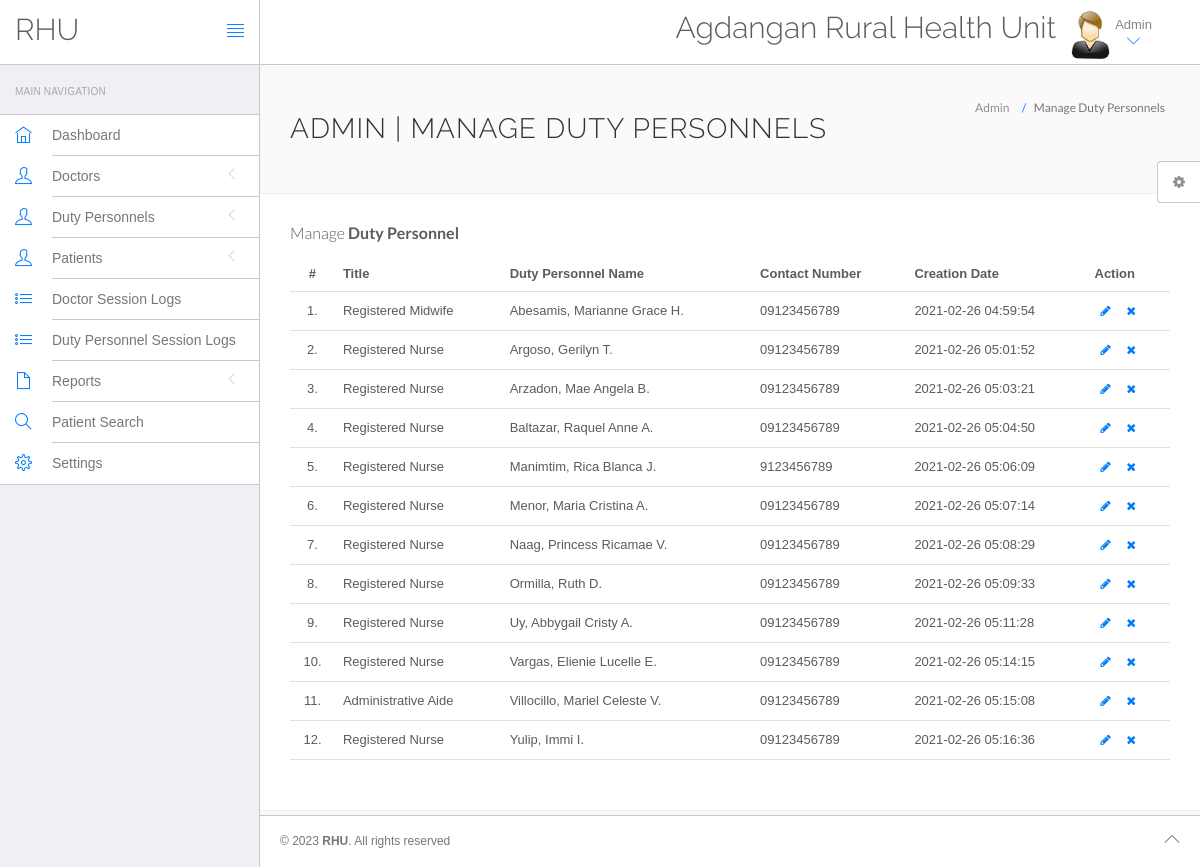
The app's page /admin/manage-dutypersonnel.php (signed in) with its own data.
### tables this page shows
CREATE TABLE `settings` (
  `id` int(11) NOT NULL,
  `HealthCenter` varchar(200) DEFAULT NULL,
  `Address` varchar(200) DEFAULT NULL,
  `ContactNo` varchar(12) DEFAULT NULL,
  `EmailAdd` mediumtext DEFAULT NULL,
  `OpeningHour` varchar(200) DEFAULT NULL,
  `Doctor` mediumtext DEFAULT NULL,
  `About` mediumtext DEFAULT NULL,
  `Map` longtext DEFAULT NULL
);

CREATE TABLE `dutypersonnel` (
  `id` int(11) NOT NULL,
  `adminID` int(10) DEFAULT NULL,
  `specialization` varchar(255) DEFAULT NULL,
  `dutyName` varchar(255) DEFAULT NULL,
  `address` longtext DEFAULT NULL,
  `contactno` varchar(11) DEFAULT NULL,
  `dutyEmail` varchar(255) DEFAULT NULL,
  `password` varchar(255) DEFAULT NULL,
  `creationDate` timestamp NULL DEFAULT current_timestamp(),
  `updationDate` timestamp NULL DEFAULT NULL ON UPDATE current_timestamp()
);

### admin/manage-dutypersonnel.php (the view, shortened to what this page needs)
<?php
include('include/config.php');
?>
<!DOCTYPE html>
<html lang="en">
	<head>
		<link rel="stylesheet" href="vendor/bootstrap/css/bootstrap.min.css">
		<link rel="stylesheet" href="vendor/fontawesome/css/font-awesome.min.css">
		<link rel="stylesheet" href="vendor/themify-icons/themify-icons.min.css">
		<link href="vendor/animate.css/animate.min.css" rel="stylesheet" media="screen">
		<link href="vendor/perfect-scrollbar/perfect-scrollbar.min.css" rel="stylesheet" media="screen">
		<link href="vendor/switchery/switchery.min.css" rel="stylesheet" media="screen">
		<link href="vendor/bootstrap-touchspin/jquery.bootstrap-touchspin.min.css" rel="stylesheet" media="screen">
		<link href="vendor/select2/select2.min.css" rel="stylesheet" media="screen">
		<link href="vendor/bootstrap-datepicker/bootstrap-datepicker3.standalone.min.css" rel="stylesheet" media="screen">
		<link href="vendor/bootstrap-timepicker/bootstrap-timepicker.min.css" rel="stylesheet" media="screen">
		<link rel="stylesheet" href="assets/css/styles.css">
		<link rel="stylesheet" href="assets/css/plugins.css">
		<link rel="stylesheet" href="assets/css/themes/theme-1.css" id="skin_color" />
	</head>
	<body>
		<div id="app">
<?php include('include/sidebar.php');?>
			<div class="app-content">
						<?php include('include/header.php');?>
				<div class="main-content" >
					<div class="wrap-content container" id="container">
						<section id="page-title">
							<div class="row">
								<div class="col-sm-8">
									<h1 class="mainTitle">Admin | Manage Duty Personnels</h1>
																	</div>
								<ol class="breadcrumb">
									<li>
										<span>Admin</span>
									</li>
									<li class="active">
										<span>Manage Duty Personnels</span>
									</li>
								</ol>
							</div>
						</section>
						<div class="container-fluid container-fullw bg-white">
									<div class="row">
								<div class="col-md-12">
									<h5 class="over-title margin-bottom-15">Manage <span class="text-bold">Duty Personnel</span></h5>
									<table class="table table-hover" id="sample-table-1">
										<thead>
											<tr>
												<th class="center">#</th>
												<th>Title</th>
												<th>Duty Personnel Name</th>
												<th>Contact Number </th>
												<th class="hidden-xs">Creation Date </th>
												<th>Action</th>
											</tr>
										</thead>
										<tbody>
<?php
$adminid=$_SESSION['id'];
$sql=mysqli_query($con,"select * from dutypersonnel where adminID='$adminid'");
$cnt=1;
while($row=mysqli_fetch_array($sql))
{
?>
											<tr>
												<td class="center"><?php echo $cnt;?>.</td>
												<td><?php echo $row['specialization'];?></td>
												<td><?php echo $row['dutyName'];?></td>
												<td><?php echo $row['contactno'];?></td>
												<td class="hidden-xs"><?php echo $row['creationDate'];?></td>
												<td >
							<a href="edit-dutypersonnel.php?id=<?php echo $row['id'];?>" class="btn btn-transparent btn-xs" tooltip-placement="top" tooltip="Edit"><i class="fa fa-pencil"></i></a>
	<a href="manage-dutypersonnel.php?id=<?php echo $row['id']?>&del=delete" onClick="return confirm('Are you sure you want to delete?')"class="btn btn-transparent btn-xs tooltips" tooltip-placement="top" tooltip="Remove"><i class="fa fa-times fa fa-white"></i></a>
												</td>
											</tr>
											<?php
$cnt=$cnt+1;
											 }?>
										</tbody>
									</table>
								</div>
							</div>
								</div>
							</div>
						</div>
					</div>
	<?php include('include/footer.php');?>
	<?php include('include/setting.php');?>
		</div>
	</body>
</html>

### admin/include/header.php (shortened to what this page needs)
<?php
include("include/config.php");
$val=mysqli_query($con,"select * from settings where id = 1");
while ($row_val=mysqli_fetch_array($val)) {
	$name = $row_val['HealthCenter'];
}
?>
<header class="navbar navbar-default navbar-static-top">
					<div class="navbar-header">
						<a class="navbar-brand" href="#">
							<h2 style="padding-top:20%; ">RHU</h2>
						</a>
						<a href="#" class="sidebar-toggler pull-right visible-md visible-lg" data-toggle-class="app-sidebar-closed" data-toggle-target="#app">
							<i class="ti-align-justify"></i>
						</a>
					</div>
					<div class="navbar-collapse collapse">
						<ul class="nav navbar-right">
								<li  style="padding-top:2% ">
								<h2><?php echo $name;?></h2>
							</li>
							<li class="dropdown current-user">
								<a href class="dropdown-toggle" data-toggle="dropdown">
									<img src="assets/images/images.jpg" > <span class="username">
<?php $query=mysqli_query($con,"select fullname from admin where id='".$_SESSION['id']."'");
while($row=mysqli_fetch_array($query))
{
	echo $row['fullname'];
} ?>
									<i class="ti-angle-down"></i></i></span>
								</a>
							</li>
						</ul>
					</div>
				</header>

### admin/assets/css/themes/theme-1.css (style rules this page uses)
body { background: #FAFAFA; }
header .navbar-header { background: #ffffff !important; border-right-color: #c8c7cc !important; border-bottom-color: #c8c7cc !important; }
header .navbar-header .sidebar-toggler, header .navbar-header .sidebar-mobile-toggler { color: #007aff !important; }
header .navbar-header .navbar-brand { color: #777 !important; }
header .navbar-collapse { background: #ffffff !important; border-bottom-color: #c8c7cc !important; box-shadow: none !important; }
header .navbar-collapse .navbar-right > li > a { color: #777; }
header .navbar-collapse .navbar-right > li > a i { color: #007aff !important; }

### records on screen
settings: HealthCenter "Agdangan Rural Health Unit"
dutypersonnel: specialization "Registered Midwife", dutyName "Abesamis, Marianne Grace H.", contactno "09123456789", creationDate "2021-02-26 04:59:54"
dutypersonnel: specialization "Registered Nurse", dutyName "Argoso, Gerilyn T.", contactno "09123456789", creationDate "2021-02-26 05:01:52"
dutypersonnel: specialization "Registered Nurse", dutyName "Arzadon, Mae Angela B.", contactno "09123456789", creationDate "2021-02-26 05:03:21"
dutypersonnel: specialization "Registered Nurse", dutyName "Baltazar, Raquel Anne A.", contactno "09123456789", creationDate "2021-02-26 05:04:50"
dutypersonnel: specialization "Registered Nurse", dutyName "Manimtim, Rica Blanca J.", contactno "9123456789", creationDate "2021-02-26 05:06:09"
dutypersonnel: specialization "Registered Nurse", dutyName "Menor, Maria Cristina A.", contactno "09123456789", creationDate "2021-02-26 05:07:14"
dutypersonnel: specialization "Registered Nurse", dutyName "Naag, Princess Ricamae V.", contactno "09123456789", creationDate "2021-02-26 05:08:29"
dutypersonnel: specialization "Registered Nurse", dutyName "Ormilla, Ruth D.", contactno "09123456789", creationDate "2021-02-26 05:09:33"
dutypersonnel: specialization "Registered Nurse", dutyName "Uy, Abbygail Cristy A.", contactno "09123456789", creationDate "2021-02-26 05:11:28"
dutypersonnel: specialization "Registered Nurse", dutyName "Vargas, Elienie Lucelle E.", contactno "09123456789", creationDate "2021-02-26 05:14:15"
dutypersonnel: specialization "Administrative Aide", dutyName "Villocillo, Mariel Celeste V.", contactno "09123456789", creationDate "2021-02-26 05:15:08"
dutypersonnel: specialization "Registered Nurse", dutyName "Yulip, Immi I.", contactno "09123456789", creationDate "2021-02-26 05:16:36"

### other values on screen
$row['fullname'] "Admin"
